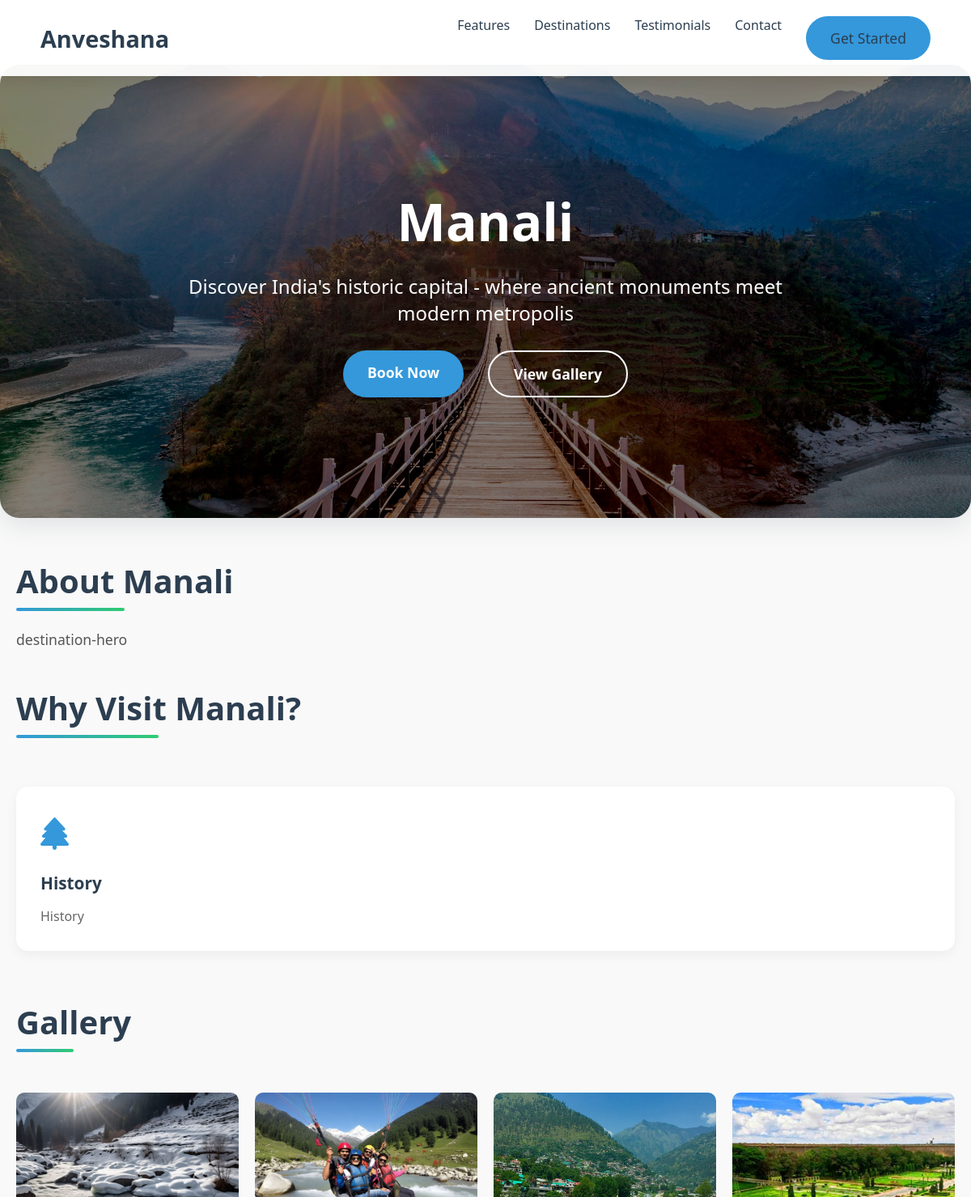
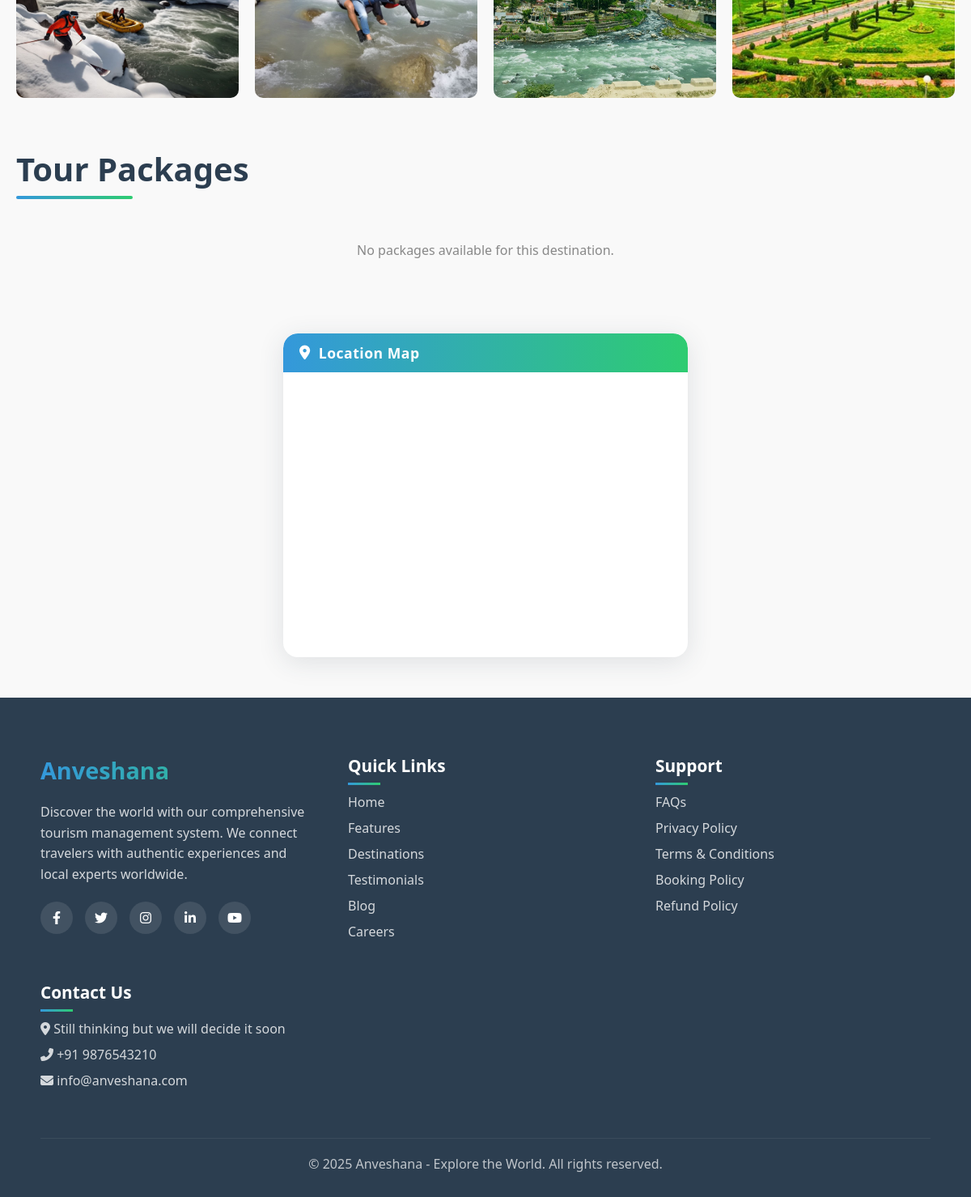
/info.php?pname=Manali, run on the app's committed database (2 pictures, top to bottom).
### tables this page shows
CREATE TABLE `destinations` (
  `id` int(11) NOT NULL,
  `name` varchar(255) NOT NULL,
  `location` varchar(255) DEFAULT NULL,
  `highlight` varchar(255) DEFAULT NULL,
  `description` text NOT NULL,
  `price` decimal(10,2) NOT NULL DEFAULT 0.00,
  `cover_image` varchar(255) DEFAULT NULL,
  `gallery_images` text DEFAULT NULL,
  `region` varchar(255) DEFAULT NULL,
  `travel_type` varchar(255) DEFAULT NULL,
  `best_season` varchar(255) DEFAULT NULL
);

CREATE TABLE `highlights` (
  `id` int(11) NOT NULL,
  `destination_id` int(11) NOT NULL,
  `icon` varchar(100) NOT NULL,
  `title` varchar(100) NOT NULL,
  `description` text NOT NULL
);

### info.php (the view, shortened to what this page needs)
<?php
$db_host = 'localhost';
$db_user = 'root';
$db_pass = '';
$db_name = 'anveshana_admin';
$conn = new mysqli($db_host, $db_user, $db_pass, $db_name);
$pname = $_GET['pname'] ?? '';
$destination = null;
if ($pname) {
    $stmt = $conn->prepare('SELECT * FROM destinations WHERE name = ? LIMIT 1');
    $stmt->bind_param('s', $pname);
    $stmt->execute();
    $result = $stmt->get_result();
    if ($result && $result->num_rows > 0) {
        $destination = $result->fetch_assoc();
    }
}
$galleryImages = [];
if ($destination) {
    if (!empty($destination['gallery_images'])) {
        $imagesArr = json_decode($destination['gallery_images'], true);
        if (is_array($imagesArr) && !empty($imagesArr)) {
            $galleryImages = array_map(function($img) { return 'admin/images/destination/' . $img; }, $imagesArr);
        }
    }
}
?>
<!DOCTYPE html>
<html lang="en">
<head>
    <link rel="stylesheet" href="https://cdnjs.cloudflare.com/ajax/libs/font-awesome/6.4.0/css/all.min.css">
</head>
<body>
    <nav id="navbar">
        <a href="index.html" class="nav-logo">Anveshana</a>
        <div class="nav-links">
            <a href="index.html#features">Features</a>
            <a href="index.html#destinations">Destinations</a>
            <a href="index.html#testimonials">Testimonials</a>
            <a href="index.html#contact">Contact</a>
            <a href="login.html" class="btn-primary">Get Started</a>
        </div>
    </nav>
    <section class="destination-hero">
        <h1 class="destination-title"><?= $destination ? htmlspecialchars($destination['name']) : 'Destination Not Found' ?></h1>
        <p class="destination-subtitle"><?= $destination ? htmlspecialchars($destination['highlight']) : '' ?></p>
        <div class="destination-cta">
            <?php if ($destination): ?>
                <a href="#packages" class="btn-primary" style="margin-right:10px;">Book Now</a>
            <?php endif; ?>
            <a href="#gallery" class="btn-outline">View Gallery</a>
        </div>
    </section>
    <section class="destination-content">
        <?php if ($destination): ?>
        <h2 class="section-title">About <?= htmlspecialchars($destination['name']) ?></h2>
        <p class="destination-description">
            <?= htmlspecialchars($destination['description']) ?>
        </p>
        <?php
        $highlights = [];
        if ($destination) {
            $stmt = $conn->prepare('SELECT icon, title, description FROM highlights WHERE destination_id = ?');
            $stmt->bind_param('i', $destination['id']);
            $stmt->execute();
            $result = $stmt->get_result();
            while ($row = $result->fetch_assoc()) {
                $highlights[] = $row;
            }
        }
        ?>
        <div class="highlights">
            <h2 class="section-title">Why Visit <?= htmlspecialchars($destination['name']) ?>?</h2>
            <div class="highlights-grid">
                <?php if (empty($highlights)): ?>
                    <div style="grid-column: 1/-1; text-align:center; color:#888; padding:2rem;">No highlights available for this destination.</div>
                <?php else: foreach ($highlights as $hl): ?>
                <div class="highlight-card">
                    <div class="highlight-icon"><i class="<?= htmlspecialchars($hl['icon']) ?>"></i></div>
                    <h3 class="highlight-title"><?= htmlspecialchars($hl['title']) ?></h3>
                    <p class="highlight-desc"><?= htmlspecialchars($hl['description']) ?></p>
                </div>
                <?php endforeach; endif; ?>
            </div>
        </div>
        <div class="gallery" id="gallery">
            <h2 class="section-title">Gallery</h2>
            <div class="gallery-grid">
                <?php if (empty($galleryImages)): ?>
                    <div style="grid-column: 1/-1; text-align:center; color:#888; padding:2rem;">No gallery images available.</div>
                <?php else: foreach ($galleryImages as $image): ?>
                <div class="gallery-item">
                    <img src="<?= htmlspecialchars($image) ?>" alt="Gallery image" class="gallery-img" loading="lazy" onclick="openLightbox(this.src)">
                </div>
                <?php endforeach; endif; ?>
            </div>
        </div>
        <div class="packages" id="packages" style="margin:60px 0;">
            <h2 class="section-title">Tour Packages</h2>
            <?php
            $packages = [];
            ?>
            <?php if (empty($packages)): ?>
                <div style="text-align:center; color:#888; padding:2rem;">No packages available for this destination.</div>
            <?php endif; ?>
        </div>
        <div class="map-container">
            <?php
                $mapQuery = !empty($destination['location']) ? $destination['location'] : $destination['name'];
                $mapQuery = urlencode($mapQuery);
            ?>
            <div class="map-header">
                <i class="fas fa-map-marker-alt"></i> Location Map
            </div>
            <iframe class="map-iframe" src="https://www.google.com/maps?q=<?= $mapQuery ?>&output=embed" allowfullscreen loading="lazy"></iframe>
        </div>
        <?php else: ?>
        <div style="padding:3rem;text-align:center;color:#c00;font-size:1.3rem;">Destination not found.</div>
        <?php endif; ?>
    </section>
    <footer id="contact">
        <div class="footer-container">
            <div class="footer-about">
                <h3 class="footer-logo">Anveshana</h3>
                <p>Discover the world with our comprehensive tourism management system. We connect travelers with authentic experiences and local experts worldwide.</p>
                <div class="social-links">
                    <a href="#" class="social-link"><i class="fab fa-facebook-f"></i></a>
                    <a href="#" class="social-link"><i class="fab fa-twitter"></i></a>
                    <a href="#" class="social-link"><i class="fab fa-instagram"></i></a>
                    <a href="#" class="social-link"><i class="fab fa-linkedin-in"></i></a>
                    <a href="#" class="social-link"><i class="fab fa-youtube"></i></a>
                </div>
            </div>
            <div class="footer-links">
                <h3>Quick Links</h3>
                <ul>
                    <li><a href="index.html">Home</a></li>
                    <li><a href="index.html#features">Features</a></li>
                    <li><a href="index.html#destinations">Destinations</a></li>
                    <li><a href="index.html#testimonials">Testimonials</a></li>
                    <li><a href="#">Blog</a></li>
                    <li><a href="#">Careers</a></li>
                </ul>
            </div>
            <div class="footer-links">
                <h3>Support</h3>
                <ul>
                    <li><a href="#">FAQs</a></li>
                    <li><a href="#">Privacy Policy</a></li>
                    <li><a href="#">Terms & Conditions</a></li>
                    <li><a href="#">Booking Policy</a></li>
                    <li><a href="#">Refund Policy</a></li>
                </ul>
            </div>
            <div class="footer-links">
                <h3>Contact Us</h3>
                <ul>
                    <li><a href="#"><i class="fas fa-map-marker-alt"></i> Still thinking but we will decide it soon</a></li>
                    <li><a href="tel:+919876543210"><i class="fas fa-phone-alt"></i> +91 9876543210</a></li>
                    <li><a href="mailto:info@anveshana.com"><i class="fas fa-envelope"></i> info@anveshana.com</a></li>
                </ul>
            </div>
        </div>
        <div class="copyright">
            <p>&copy; <?= date('Y') ?> Anveshana - Explore the World. All rights reserved.</p>
        </div>
    </footer>
</body>
</html>

### data on the page
destinations: name "Manali", highlight "Discover India's historic capital - where ancient monuments meet modern metropolis", description "destination-hero"
highlights: title "History", description "History"
